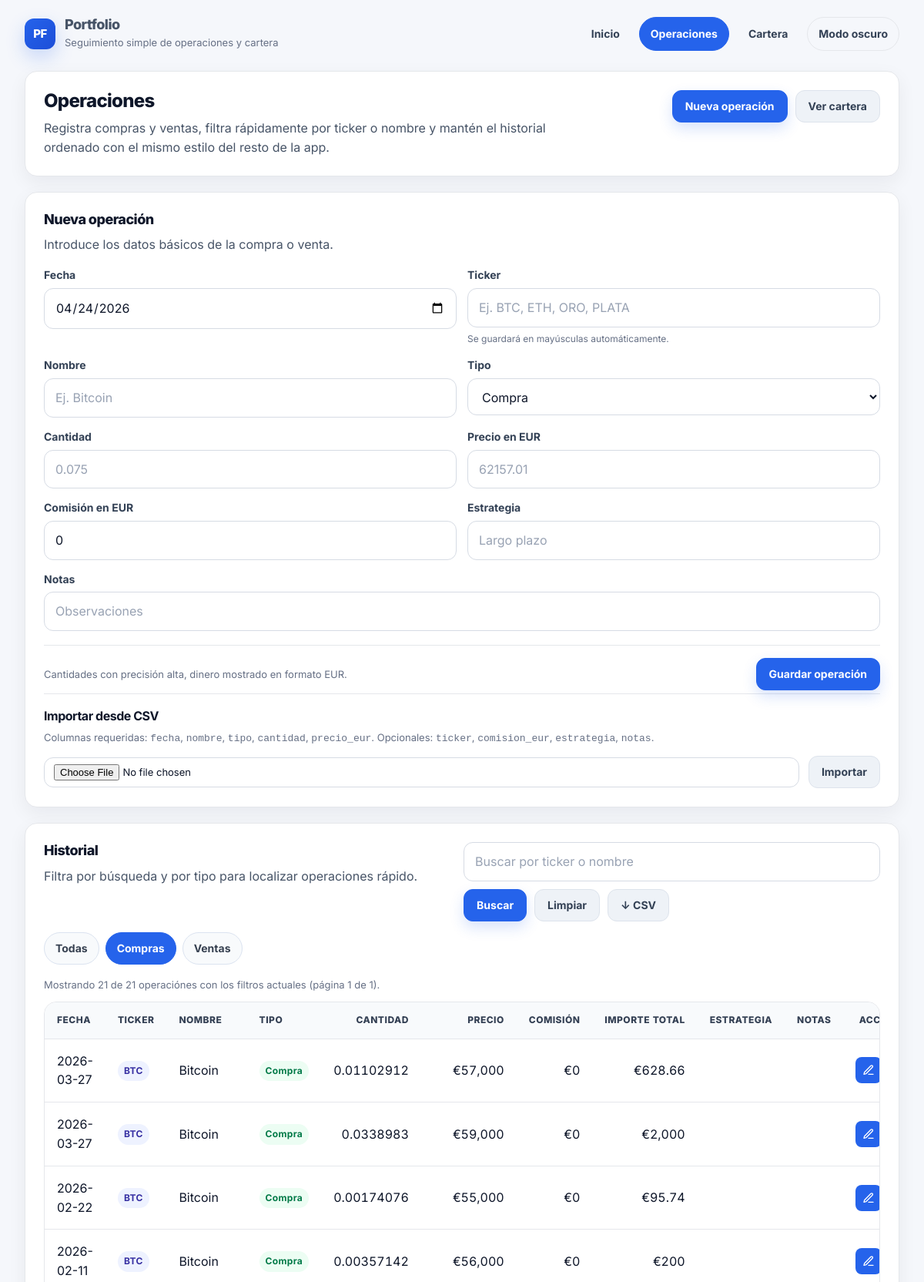
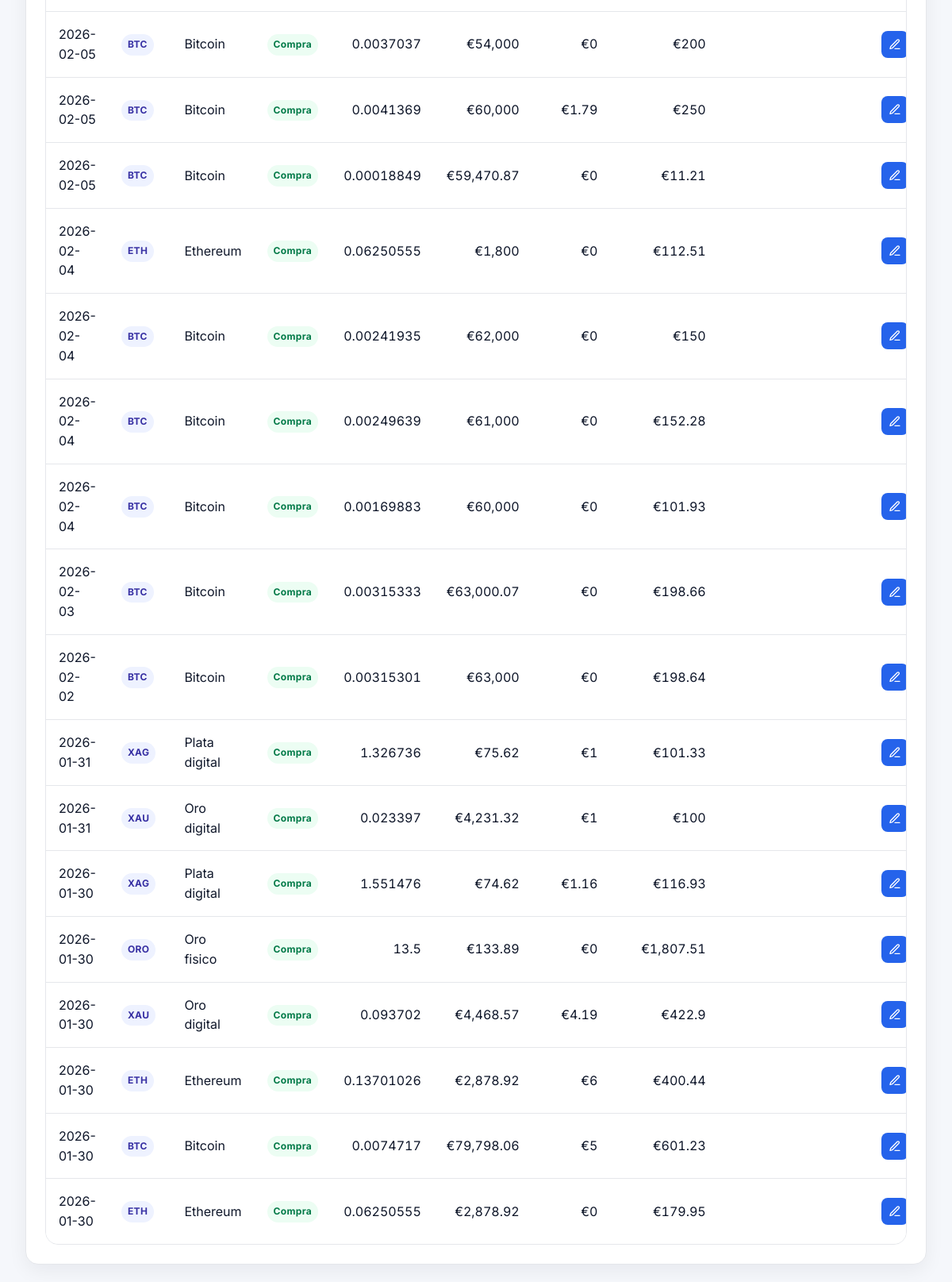
/operaciones?q=&tipo=Compra, run on the app's committed database (2 pictures, top to bottom).
### tables this page shows
CREATE TABLE operaciones (
            id INTEGER PRIMARY KEY AUTOINCREMENT,
            fecha TEXT NOT NULL,
            nombre TEXT NOT NULL,
            tipo TEXT NOT NULL,
            cantidad REAL NOT NULL,
            precio_eur REAL NOT NULL,
            comision_eur REAL NOT NULL DEFAULT 0,
            estrategia TEXT,
            notas TEXT
        , ticker TEXT);

### app.py (the view)
@app.route("/operaciones")
def operaciones():
    today = datetime.now().strftime("%Y-%m-%d")  # pre-rellena la fecha en el formulario
    q = request.args.get("q", "").strip()
    tipo = request.args.get("tipo", "").strip()
    try:
        page = max(1, int(request.args.get("page", 1) or 1))
    except ValueError:
        page = 1
    conn = get_db_connection()
    sql_base = "FROM operaciones WHERE 1=1"
    params = []
    if q:
        sql_base += " AND (nombre LIKE ? OR ticker LIKE ?)"
        like_q = f"%{q}%"
        params.extend([like_q, like_q])
    if tipo in ["Compra", "Venta"]:
        sql_base += " AND tipo = ?"
        params.append(tipo)
    total_count = conn.execute(f"SELECT COUNT(*) AS n {sql_base}", params).fetchone()["n"]
    total_pages = max(1, (total_count + OPS_PER_PAGE - 1) // OPS_PER_PAGE)
    page = min(page, total_pages)  # corregir si la página pedida supera el máximo
    offset = (page - 1) * OPS_PER_PAGE
    ops = conn.execute(
        f"SELECT * {sql_base} ORDER BY fecha DESC, id DESC LIMIT ? OFFSET ?",
        params + [OPS_PER_PAGE, offset]
    ).fetchall()
    tickers_existentes = [
        row["ticker"] for row in
        conn.execute(
            "SELECT DISTINCT ticker FROM operaciones WHERE ticker IS NOT NULL AND ticker != '' ORDER BY ticker"
        ).fetchall()
    ]
    conn.close()
    return render_template(
        "operaciones.html",
        operaciones=ops,
        q=q,
        tipo=tipo,
        today=today,
        page=page,
        total_pages=total_pages,
        total_count=total_count,
        tickers_existentes=tickers_existentes
    )

### app.py (called while the page is built)
def get_db_connection():
    conn = sqlite3.connect(DB_NAME)
    conn.row_factory = sqlite3.Row  # permite hacer row["campo"] en vez de row[0]
    return conn

def format_decimal(value, max_decimals=10, use_grouping=False):
    try:
        num = float(value)
        text = f"{num:,.{max_decimals}f}" if use_grouping else f"{num:.{max_decimals}f}"
        text = text.rstrip("0").rstrip(".")
        return "0" if text == "-0" else text
    except (TypeError, ValueError):
        return "0"

@app.template_filter("num")
def num(value):
    return format_decimal(value, 10, False)

@app.template_filter("eur")
def eur(value):
    return f"€{format_decimal(value, 2, True)}"

### templates/operaciones.html (shortened to what this page needs)
{% extends "base.html" %}
{% block content %}
<div class="card">
    <div class="ops-header">
        <div class="ops-header-copy">
            <h1>Operaciones</h1>
            <p>
                Registra compras y ventas, filtra rápidamente por ticker o nombre y mantén
                el historial ordenado con el mismo estilo del resto de la app.
            </p>
        </div>
        <div class="ops-header-actions">
            <a href="#nueva-operacion" class="btn-link btn-primary">Nueva operación</a>
            <a href="{{ url_for('cartera') }}" class="btn-link btn-secondary">Ver cartera</a>
        </div>
    </div>
</div>
<div class="card" id="nueva-operacion">
    <div class="section-head">
        <div>
            <h2>Nueva operación</h2>
            <p>Introduce los datos básicos de la compra o venta.</p>
        </div>
    </div>
    <form action="{{ url_for('agregar_operacion') }}" method="POST">
        <div class="form-grid">
            <div class="field-group">
                <label for="fecha">Fecha</label>
                <input type="date" id="fecha" name="fecha" value="{{ today }}" required>
            </div>
            <div class="field-group">
                <label for="ticker">Ticker</label>
                <input type="text" id="ticker" name="ticker" placeholder="Ej. BTC, ETH, ORO, PLATA"
                       list="tickers-lista" autocomplete="off">
                <div class="field-help">Se guardará en mayúsculas automáticamente.</div>
            </div>
            <div class="field-group">
                <label for="nombre">Nombre</label>
                <input type="text" id="nombre" name="nombre" placeholder="Ej. Bitcoin" required>
            </div>
            <div class="field-group">
                <label for="tipo">Tipo</label>
                <select id="tipo" name="tipo" required>
                    <option value="Compra">Compra</option>
                </select>
            </div>
            <div class="field-group">
                <label for="cantidad">Cantidad</label>
                <input type="number" step="any" id="cantidad" name="cantidad" placeholder="0.075" required>
            </div>
            <div class="field-group">
                <label for="precio_eur">Precio en EUR</label>
                <input type="number" step="any" id="precio_eur" name="precio_eur" placeholder="62157.01" required>
            </div>
            <div class="field-group">
                <label for="comision_eur">Comisión en EUR</label>
                <input type="number" step="any" id="comision_eur" name="comision_eur" value="0">
            </div>
            <div class="field-group">
                <label for="estrategia">Estrategia</label>
                <input type="text" id="estrategia" name="estrategia" placeholder="Largo plazo">
            </div>
            <div class="field-group field-full">
                <label for="notas">Notas</label>
                <input type="text" id="notas" name="notas" placeholder="Observaciones">
            </div>
        </div>
        <div class="form-actions">
            <div class="form-actions-note">
                Cantidades con precisión alta, dinero mostrado en formato EUR.
            </div>
            <button type="submit" class="btn-primary">Guardar operación</button>
        </div>
    </form>
    <div class="import-section">
        <h3>Importar desde CSV</h3>
        <p style="font-size:13px;color:var(--muted);margin-bottom:12px;">
            Columnas requeridas: <code>fecha</code>, <code>nombre</code>, <code>tipo</code>,
            <code>cantidad</code>, <code>precio_eur</code>. Opcionales: <code>ticker</code>,
            <code>comision_eur</code>, <code>estrategia</code>, <code>notas</code>.
        </p>
        <form action="{{ url_for('importar_csv') }}" method="POST" enctype="multipart/form-data">
            <div class="import-row">
                <input type="file" name="archivo_csv" accept=".csv" required>
                <button type="submit" class="btn-secondary">Importar</button>
            </div>
        </form>
    </div>
</div>
<div class="card">
    <div class="toolbar">
        <div class="toolbar-copy">
            <h2>Historial</h2>
            <p>Filtra por búsqueda y por tipo para localizar operaciones rápido.</p>
        </div>
        <form method="GET" action="{{ url_for('operaciones') }}" class="search-form">
            <input
                type="search"
                name="q"
                value="{{ q or '' }}"
                placeholder="Buscar por ticker o nombre"
                class="search-input"
            >
            <button type="submit" class="btn-primary">Buscar</button>
            {% if q or tipo %}
            <a href="{{ url_for('operaciones') }}" class="btn-link btn-secondary">Limpiar</a>
            {% endif %}
            <a href="{{ url_for('exportar_csv') }}{% if q %}?q={{ q }}{% endif %}{% if tipo %}{% if q %}&{% else %}?{% endif %}tipo={{ tipo }}{% endif %}"
               class="btn-link btn-secondary">
                ↓ CSV
            </a>
        </form>
    </div>
    <div class="chips">
        <a href="{{ url_for('operaciones', q=q) }}" class="chip {% if not tipo %}active{% endif %}">Todas</a>
        <a href="{{ url_for('operaciones', q=q, tipo='Compra') }}" class="chip {% if tipo == 'Compra' %}active{% endif %}">Compras</a>
        <a href="{{ url_for('operaciones', q=q, tipo='Venta') }}" class="chip {% if tipo == 'Venta' %}active{% endif %}">Ventas</a>
    </div>
    {% if operaciones %}
    <div class="history-meta">
        Mostrando {{ operaciones|length }} de {{ total_count }} operación{% if total_count != 1 %}es{% endif %}
        {% if q or tipo %}con los filtros actuales{% endif %}
        (página {{ page }} de {{ total_pages }}).
    </div>
    <div class="table-wrap">
        <table class="tabla-operaciones">
            <thead>
                <tr>
                    <th>Fecha</th>
                    <th>Ticker</th>
                    <th>Nombre</th>
                    <th>Tipo</th>
                    <th class="num">Cantidad</th>
                    <th class="num">Precio</th>
                    <th class="num">Comisión</th>
                    <th class="num">Importe total</th>
                    <th>Estrategia</th>
                    <th>Notas</th>
                    <th class="acciones-columna">Acciones</th>
                </tr>
            </thead>
            <tbody>
                {% for op in operaciones %}
                <tr>
                    <td>{{ op["fecha"] }}</td>
                    <td>
                        {% if op["ticker"] %}
                        <span class="ticker-badge">{{ op["ticker"] }}</span>
                        {% else %}
                        <span class="muted">—</span>
                        {% endif %}
                    </td>
                    <td>{{ op["nombre"] }}</td>
                    <td>
                        <span class="{% if op['tipo'] == 'Compra' %}status-buy{% else %}status-sell{% endif %}">
                            {{ op["tipo"] }}
                        </span>
                    </td>
                    <td class="num">{{ op["cantidad"] | num }}</td>
                    <td class="num">{{ op["precio_eur"] | eur }}</td>
                    <td class="num">{{ op["comision_eur"] | eur }}</td>
                    <td class="num">{{ (op["cantidad"] * op["precio_eur"] + op["comision_eur"]) | eur }}</td>
                    <td>{{ op["estrategia"] or "" }}</td>
                    <td>{{ op["notas"] or "" }}</td>
                    <td>
                        <div class="acciones-botones">
                            <a
                                href="{{ url_for('editar_operacion', id=op['id']) }}"
                                class="accion-btn accion-editar"
                                title="Editar operación"
                                aria-label="Editar operación"
                            >
                                <svg xmlns="http://www.w3.org/2000/svg" viewBox="0 0 24 24" fill="none" stroke="white" stroke-width="2" stroke-linecap="round" stroke-linejoin="round" aria-hidden="true" focusable="false">
                                    <path d="M12 20h9"></path>
                                    <path d="M16.5 3.5a2.121 2.121 0 1 1 3 3L7 19l-4 1 1-4 12.5-12.5z"></path>
                                </svg>
                            </a>
                        </div>
                    </td>
                </tr>
                {% endfor %}
            </tbody>
        </table>
    </div>
    {% endif %}
</div>
{% endblock %}

### templates/base.html (style rules this page uses)
:root { --bg: #f5f7fb; --surface: #ffffff; --surface-soft: #f8fafc; --border: #e5e7eb; --border-strong: #d6dbe4; --text: #0f172a; --muted: #667085; --primary: #2563eb; --primary-hover: #1d4ed8; --primary-soft: #dbeafe; --secondary-bg: #eef2f7; --secondary-text: #334155; --success: #027a48; --success-soft: #ecfdf3; --danger: #b42318; --danger-hover: #912018; --danger-soft: #fef3f2; --shadow: 0 8px 24px rgba(15, 23, 42, 0.06); --radius: 16px; --radius-sm: 10px; --radius-xs: 8px; --container: 1180px; }
* { box-sizing: border-box; }
html { scroll-behavior: smooth; }
body { margin: 0; background: var(--bg); color: var(--text); font-family: "Inter", system-ui, -apple-system, BlinkMacSystemFont, "Segoe UI", sans-serif; font-size: 16px; line-height: 1.55; -webkit-font-smoothing: antialiased; -moz-osx-font-smoothing: grayscale; }
a { color: var(--primary); text-decoration: none; }
.card { background: var(--surface); border: 1px solid var(--border); border-radius: var(--radius); box-shadow: var(--shadow); padding: 24px; }
h1, h2, h3 { margin-top: 0; color: var(--text); letter-spacing: -0.03em; }
h1 { font-size: 24px; line-height: 1.15; font-weight: 800; margin-bottom: 10px; }
h2 { font-size: 18px; line-height: 1.2; font-weight: 800; margin-bottom: 10px; }
h3 { font-size: 16px; line-height: 1.25; font-weight: 700; margin-bottom: 8px; }
p { margin-top: 0; margin-bottom: 12px; color: #475467; }
.num { text-align: right; font-variant-numeric: tabular-nums; font-feature-settings: "tnum"; }
.btn-primary, .btn-secondary, .btn-link { display: inline-flex; align-items: center; justify-content: center; gap: 8px; min-height: 42px; padding: 0 16px; border-radius: 12px; border: 1px solid transparent; font-family: inherit; font-size: 14px; font-weight: 700; line-height: 1; cursor: pointer; text-decoration: none; transition: 0.2s ease; white-space: nowrap; }
.btn-primary { background: var(--primary); color: white; border-color: var(--primary); box-shadow: 0 8px 18px rgba(37, 99, 235, 0.18); }
.btn-secondary, .btn-link.btn-secondary { background: var(--secondary-bg); color: var(--secondary-text); border-color: #dde3ec; }
.btn-link { text-decoration: none; }
button { font: inherit; }
input, select, textarea { width: 100%; min-height: 44px; border: 1px solid var(--border-strong); border-radius: 12px; padding: 12px 14px; background: #ffffff; color: var(--text); font: inherit; outline: none; transition: border-color 0.2s ease, box-shadow 0.2s ease, background 0.2s ease; }
input::placeholder, textarea::placeholder { color: #98a2b3; }
label { font-size: 14px; font-weight: 700; color: #334155; }
.table-wrap { width: 100%; overflow-x: auto; border: 1px solid var(--border); border-radius: 16px; }
table { width: 100%; border-collapse: collapse; min-width: 700px; background: white; }
thead th { background: #f8fafc; color: #344054; text-transform: uppercase; letter-spacing: 0.04em; font-size: 12px; font-weight: 800; padding: 14px 16px; border-bottom: 1px solid var(--border); text-align: left; white-space: nowrap; }
tbody td { padding: 16px; border-bottom: 1px solid var(--border); vertical-align: middle; }
tbody tr:last-child td { border-bottom: none; }
.status-buy, .status-sell { display: inline-flex; align-items: center; justify-content: center; padding: 4px 8px; border-radius: 999px; font-size: 12px; font-weight: 700; letter-spacing: 0.03em; }
.status-buy { background: var(--success-soft); color: var(--success); }
.page-stack > * { min-width: 0; }

### data on the page
operaciones: fecha "2026-03-27", ticker "BTC", nombre "Bitcoin", tipo "Compra", cantidad|num "0.01102912", precio_eur|eur "€57,000", comision_eur|eur "€0", cantidad+precio_eur+comision_eur "€628.66"
operaciones: fecha "2026-03-27", ticker "BTC", nombre "Bitcoin", tipo "Compra", cantidad|num "0.0338983", precio_eur|eur "€59,000", comision_eur|eur "€0", cantidad+precio_eur+comision_eur "€2,000"
operaciones: fecha "2026-02-22", ticker "BTC", nombre "Bitcoin", tipo "Compra", cantidad|num "0.00174076", precio_eur|eur "€55,000", comision_eur|eur "€0", cantidad+precio_eur+comision_eur "€95.74"
operaciones: fecha "2026-02-11", ticker "BTC", nombre "Bitcoin", tipo "Compra", cantidad|num "0.00357142", precio_eur|eur "€56,000", comision_eur|eur "€0", cantidad+precio_eur+comision_eur "€200"
operaciones: fecha "2026-02-05", ticker "BTC", nombre "Bitcoin", tipo "Compra", cantidad|num "0.0037037", precio_eur|eur "€54,000", comision_eur|eur "€0", cantidad+precio_eur+comision_eur "€200"
operaciones: fecha "2026-02-05", ticker "BTC", nombre "Bitcoin", tipo "Compra", cantidad|num "0.0041369", precio_eur|eur "€60,000", comision_eur|eur "€1.79", cantidad+precio_eur+comision_eur "€250"
operaciones: fecha "2026-02-05", ticker "BTC", nombre "Bitcoin", tipo "Compra", cantidad|num "0.00018849", precio_eur|eur "€59,470.87", comision_eur|eur "€0", cantidad+precio_eur+comision_eur "€11.21"
operaciones: fecha "2026-02-04", ticker "ETH", nombre "Ethereum", tipo "Compra", cantidad|num "0.06250555", precio_eur|eur "€1,800", comision_eur|eur "€0", cantidad+precio_eur+comision_eur "€112.51"
operaciones: fecha "2026-02-04", ticker "BTC", nombre "Bitcoin", tipo "Compra", cantidad|num "0.00241935", precio_eur|eur "€62,000", comision_eur|eur "€0", cantidad+precio_eur+comision_eur "€150"
operaciones: fecha "2026-02-04", ticker "BTC", nombre "Bitcoin", tipo "Compra", cantidad|num "0.00249639", precio_eur|eur "€61,000", comision_eur|eur "€0", cantidad+precio_eur+comision_eur "€152.28"
operaciones: fecha "2026-02-04", ticker "BTC", nombre "Bitcoin", tipo "Compra", cantidad|num "0.00169883", precio_eur|eur "€60,000", comision_eur|eur "€0", cantidad+precio_eur+comision_eur "€101.93"
operaciones: fecha "2026-02-03", ticker "BTC", nombre "Bitcoin", tipo "Compra", cantidad|num "0.00315333", precio_eur|eur "€63,000.07", comision_eur|eur "€0", cantidad+precio_eur+comision_eur "€198.66"
operaciones: fecha "2026-02-02", ticker "BTC", nombre "Bitcoin", tipo "Compra", cantidad|num "0.00315301", precio_eur|eur "€63,000", comision_eur|eur "€0", cantidad+precio_eur+comision_eur "€198.64"
operaciones: fecha "2026-01-31", ticker "XAG", nombre "Plata digital", tipo "Compra", cantidad|num "1.326736", precio_eur|eur "€75.62", comision_eur|eur "€1", cantidad+precio_eur+comision_eur "€101.33"
operaciones: fecha "2026-01-31", ticker "XAU", nombre "Oro digital", tipo "Compra", cantidad|num "0.023397", precio_eur|eur "€4,231.32", comision_eur|eur "€1", cantidad+precio_eur+comision_eur "€100"
operaciones: fecha "2026-01-30", ticker "XAG", nombre "Plata digital", tipo "Compra", cantidad|num "1.551476", precio_eur|eur "€74.62", comision_eur|eur "€1.16", cantidad+precio_eur+comision_eur "€116.93"
operaciones: fecha "2026-01-30", ticker "ORO", nombre "Oro fisico", tipo "Compra", cantidad|num "13.5", precio_eur|eur "€133.89", comision_eur|eur "€0", cantidad+precio_eur+comision_eur "€1,807.51"
operaciones: fecha "2026-01-30", ticker "XAU", nombre "Oro digital", tipo "Compra", cantidad|num "0.093702", precio_eur|eur "€4,468.57", comision_eur|eur "€4.19", cantidad+precio_eur+comision_eur "€422.9"
operaciones: fecha "2026-01-30", ticker "ETH", nombre "Ethereum", tipo "Compra", cantidad|num "0.13701026", precio_eur|eur "€2,878.92", comision_eur|eur "€6", cantidad+precio_eur+comision_eur "€400.44"
operaciones: fecha "2026-01-30", ticker "BTC", nombre "Bitcoin", tipo "Compra", cantidad|num "0.0074717", precio_eur|eur "€79,798.06", comision_eur|eur "€5", cantidad+precio_eur+comision_eur "€601.23"
operaciones: fecha "2026-01-30", ticker "ETH", nombre "Ethereum", tipo "Compra", cantidad|num "0.06250555", precio_eur|eur "€2,878.92", comision_eur|eur "€0", cantidad+precio_eur+comision_eur "€179.95"

### other printed values
{{ operaciones|length }} "21"
{{ total_count }} "21"
{{ page }} "1"
{{ total_pages }} "1"
